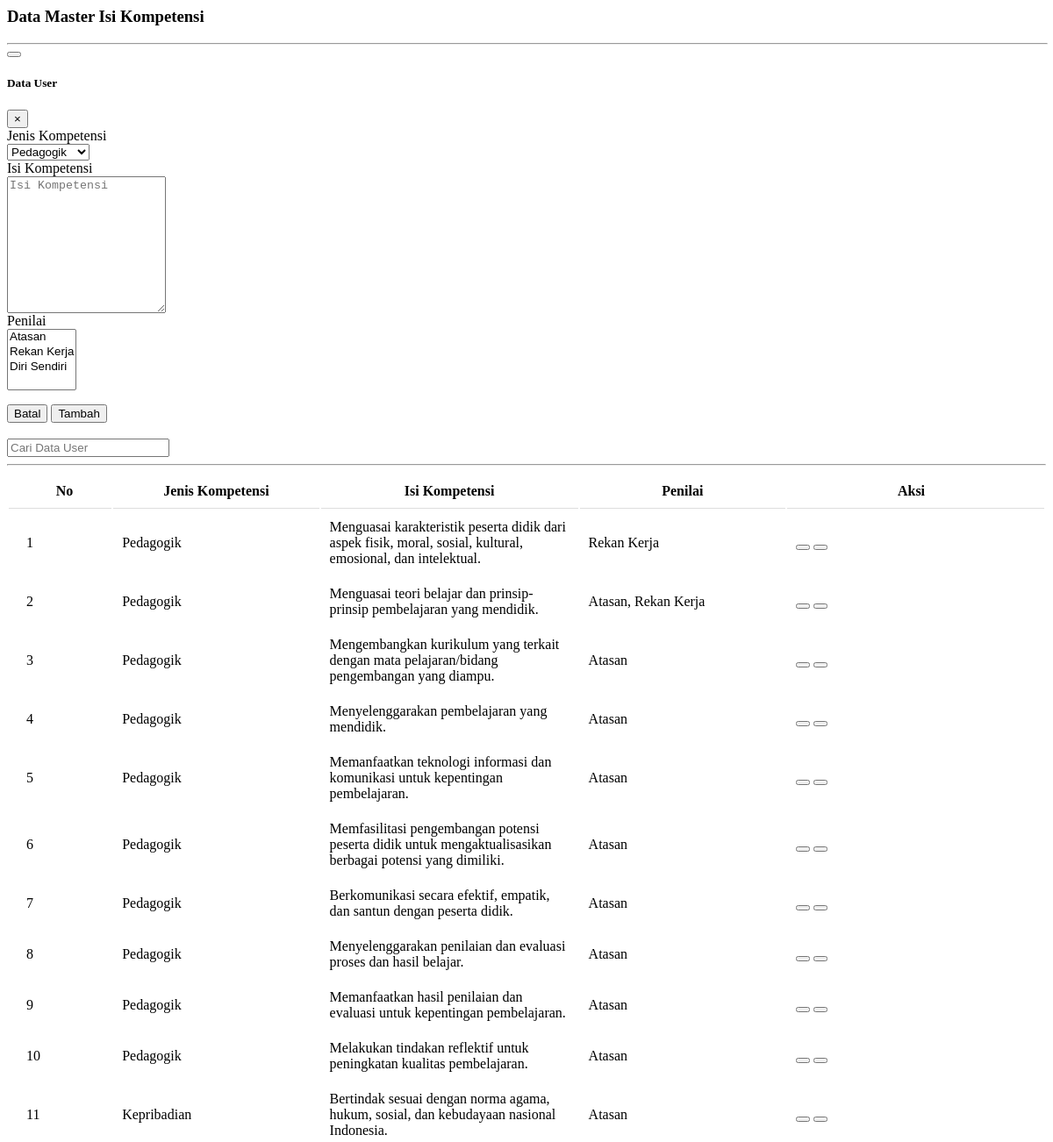
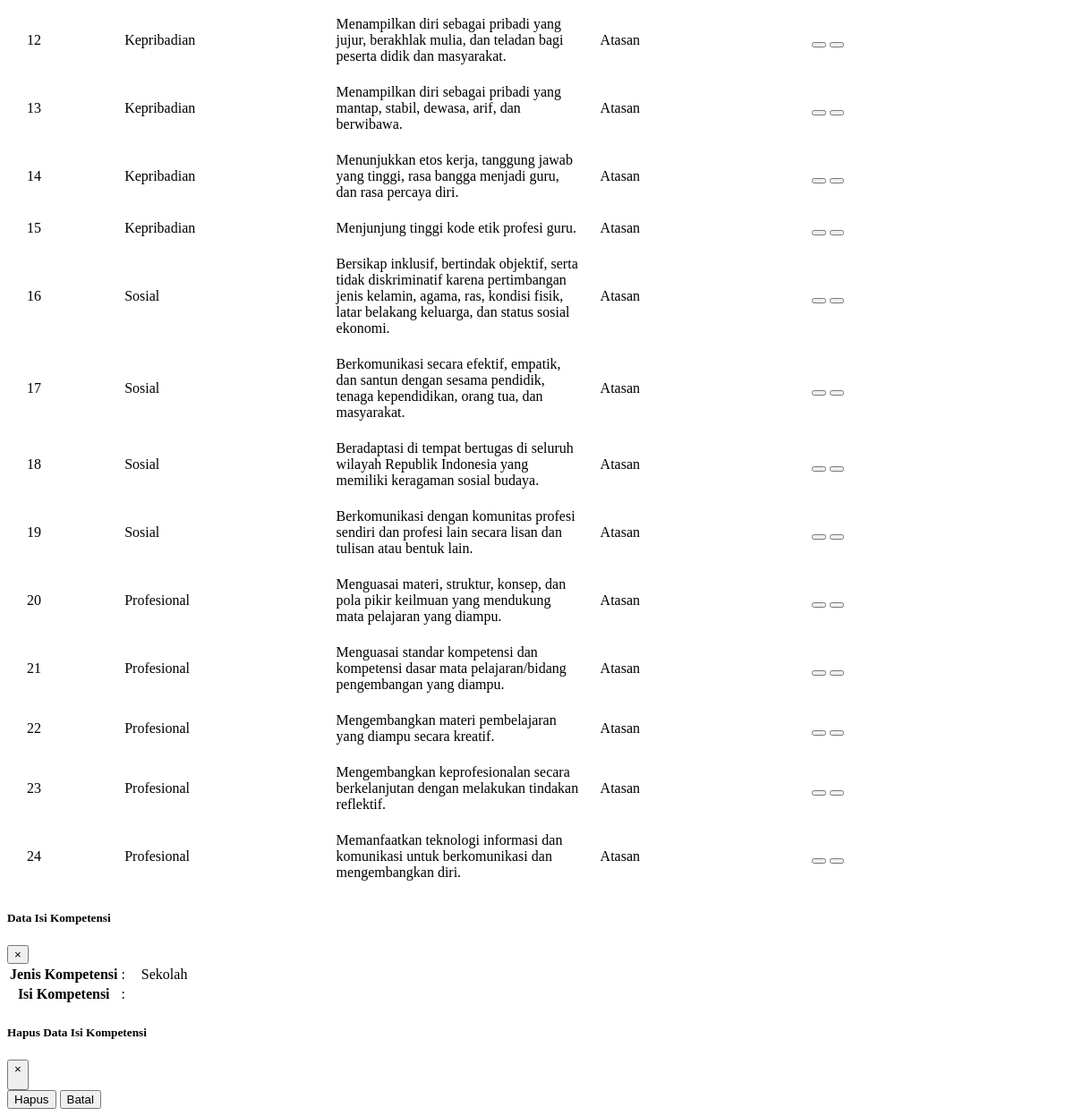
The page /admin/pages/misikom.php on the database its author committed (2 pictures, top to bottom).
### tables this page shows
CREATE TABLE IF NOT EXISTS `isi_kompetensi` (
  `id_isi` int(11) NOT NULL AUTO_INCREMENT,
  `id_kompetensi` int(11) DEFAULT NULL,
  `isi_kompetensi` text,
  `ket` varchar(50) DEFAULT NULL,
  PRIMARY KEY (`id_isi`),
  KEY `id_kompetensi` (`id_kompetensi`),
  CONSTRAINT `FK_isi_kompetensi_jenis_kompetensi` FOREIGN KEY (`id_kompetensi`) REFERENCES `jenis_kompetensi` (`id_kompetensi`) ON DELETE CASCADE ON UPDATE CASCADE
);

CREATE TABLE IF NOT EXISTS `jenis_kompetensi` (
  `id_kompetensi` int(11) NOT NULL AUTO_INCREMENT,
  `nama_kompetensi` varchar(50) DEFAULT '0',
  `bobot_kompetensi` int(11) DEFAULT '0',
  PRIMARY KEY (`id_kompetensi`)
);

### admin/pages/misikom.php (the view, shortened to what this page needs)
<link rel="stylesheet" href="assets/plugins/bootstrap-select/bootstrap-select.css">
<div class="container">
	<div class="row">
		<div class="col">
			<h3>Data Master Isi Kompetensi</h3>
		</div>
	</div>
	<hr class="bg-primary" width="100%">
	<div class="container">
		<div class="col-xs-12">
			<button type="button" class="btn btn-primary" data-toggle="modal" data-target="#exampleModal">
			</button>
			<?php
				$btn = "Tambah";
			?>
			<div class="modal fade" id="exampleModal" tabindex="-1" role="dialog" aria-labelledby="exampleModalLabel" aria-hidden="true">
			  	<div class="modal-dialog modal-lg" role="document">
				    <div class="modal-content">
				      	<div class="modal-header">
				        	<h5 class="modal-title" id="exampleModalLabel">Data User</h5>
					        <button type="button" class="close" data-dismiss="modal" aria-label="Close">
					          	<span aria-hidden="true">&times;</span>
					        </button>
				      	</div>
				     	<div class="modal-body">
					       	<form class="form-horizontal" method="post" action="modal/p_isi_kompetensi.php">
					       	 	<div class="form-group row">
								   	<label for="id_kompetensi" class="col-sm-3 col-form-label col-form-label-sm">Jenis Kompetensi</label>
								    <div class="col-sm-9">
							          	<select class="form-control form-control-sm" id="id_kompetensi" name="id_kompetensi">
							          		<?php
							          			$jb = mysql_query("SELECT * FROM jenis_kompetensi");
							          			while($rj = mysql_fetch_array($jb)){
							          		?>
									      	<option value="<?= $rj['id_kompetensi']?>" <?= isset($$rj['nama_kompetensi'])?"selected":''?> ><?= $rj['nama_kompetensi']; ?></option>
									   		<?php } ?>
									   	</select>
							    	</div>
							  	</div>
								<div class="form-group row">
									<label for="isi_kompetensi" class="col-sm-3 control-form-label col-form-label-sm">Isi Kompetensi</label>
									<div class="col-sm-9">
										<textarea class="form-control form-control-sm" id="isi_kompetensi" name="isi_kompetensi" placeholder="Isi Kompetensi" rows="10"><?= isset($isi_kompetensi)?$isi_kompetensi:""; ?></textarea>
									</div>
								</div>
								<div class="form-group row">
									<label for="ket" class="col-sm-3 control-form-label col-form-label-sm">Penilai</label>
									<div class="col-sm-9">
										<select class="form-control form-control-sm sel-penilai" multiple id="ket" name="ket">
							          		<option value="0">Atasan</option>
							          		<option value="1">Rekan Kerja</option>
							          		<option value="2">Diri Sendiri</option>
									   	</select>
									</div>
								</div>
				      	</div>
				      	<div class="modal-footer">
				        	<button type="button" class="btn btn-secondary" data-dismiss="modal">Batal</button>
				        	<input type="submit" class="btn btn-primary" value="<?= $btn; ?>" name="btnSimpan">
				      	</div>
				    </div>
			  	</div>
			</div>
		</div>
	</div>
	<br>
	<div class="container">
		<div class="row">
			<div class="col">
			<input type="search" class="form-control" data-table="order-table" placeholder="Cari Data User" />
			<hr>
				<table class="order-table dataTable" width="100%">
					<thead>
						<tr>
							<th width="10%">No</th>
							<th width="20%">Jenis Kompetensi</th>
							<th width="25%">Isi Kompetensi</th>
							<th>Penilai</th>
							<th width="25%">Aksi</th>
						</tr>
					</thead>
					<tbody>
						<?php
							$sql = "SELECT * FROM isi_kompetensi a JOIN jenis_kompetensi b ON a.id_kompetensi = b.id_kompetensi ORDER BY b.id_kompetensi ASC";
							$q = mysql_query($sql);
							$i=0;
							while($row = mysql_fetch_array($q)){
						?>
						<tr>
							<td><?= ++$i; ?></td>
							<td><?= $row['nama_kompetensi']; ?></td>
							<td><?= $row['isi_kompetensi']; ?></td>
							<td><?php
								$a = ['Atasan', 'Rekan Kerja', 'Diri Sendiri'];
								$ret = '';
								if($row['ket']!=''){
									$ket = explode(",", $row['ket']);
									$b = [];
									foreach ($ket as $k => $v) {
										array_push($b, $a[$v]);
									}
									$ret = join(", ", $b);
								}
								echo $ret;
							?></td>
							<td>
								<button class="btn btn-outline-info btn-sm btn_info" id="<?= $row['id_isi'];?>"><span data-feather="info"></span></button>
								<button href="#" class="btn btn-outline-danger btn-sm btn_hapus" id="<?= $row['id_isi'];?>"><span data-feather="trash-2"></span></button>
							</td>
						</tr>
						<?php } ?>
					</tbody>
				</table>
			</div>
		</div>
	</div>
</div>
<div class="modal fade infolengkap" tabindex="-1" role="dialog" aria-labelledby="mySmallModalLabel" aria-hidden="true">
  	<div class="modal-dialog modal-lg">
    	<div class="modal-content">
	      	<div class="modal-header">
		   	 	<h5 class="modal-title" id="exampleModalLabel">Data Isi Kompetensi</h5>
		      	<button type="button" class="close" data-dismiss="modal" aria-label="Close">
		        	<span aria-hidden="true">&times;</span>
		      	</button>
		    </div>
		    <div class="modal-body">
		     	<table class="table">
		     		<tr>
		     			<th width="30%">Jenis Kompetensi</th>
		     			<td width="5%"> : </td>
		     			<td id="td_jenis_kompetensi">  Sekolah </td>
		     		</tr>
		     		<tr>
		     			<th>Isi Kompetensi</th>
		     			<td> : </td>
		     			<td  id="td_isi_kompetensi">  </td>
		     		</tr>
		     	</table>
			</div>
    	</div>
  	</div>
</div>
<div class="modal fade hapusdata" tabindex="-1" role="dialog" aria-labelledby="mySmallModalLabel" aria-hidden="true">
  	<div class="modal-dialog modal-md">
    	<div class="modal-content">
      		<div class="modal-header">
		   	 	<h5 class="modal-title" id="exampleModalLabel">Hapus Data Isi Kompetensi</h5>
		      	<button type="button" class="close" data-dismiss="modal" aria-label="Close">
		        	<span aria-hidden="true">&times;</span>
		      	</button>
		    </div>
		    <div class="modal-body">
		    	<input type="submit" class="btn btn-danger btn_delete" name="btnDelete" value="Hapus">
		    	<button type="button" class="btn btn-secondary" data-dismiss="modal">Batal</button>
		    </div>
		</div>
  	</div>
</div>

### admin/pages/misikom.php (style rules this page uses)
.container table { width: 100%; font-size: 1rem; }
.container td, .container th { padding: 10px; }
.container td:first-child, .container th:first-child { padding-left: 20px; }
.container td:last-child, .container th:last-child { padding-right: 20px; }
.container th { border-bottom: 1px solid #ddd; position: relative; }

### rows shown on the page
isi_kompetensi: id_kompetensi.nama_kompetensi "Pedagogik", isi_kompetensi "Menguasai karakteristik peserta didik dari aspek fisik, moral, sosial, kultural, emosional, dan intelektual.", ret "Rekan Kerja"
isi_kompetensi: id_kompetensi.nama_kompetensi "Pedagogik", isi_kompetensi "Menguasai teori belajar dan prinsip-prinsip pembelajaran yang mendidik.", ret "Atasan, Rekan Kerja"
isi_kompetensi: id_kompetensi.nama_kompetensi "Pedagogik", isi_kompetensi "Mengembangkan kurikulum yang terkait dengan mata pelajaran/bidang pengembangan yang diampu.", ret "Atasan"
isi_kompetensi: id_kompetensi.nama_kompetensi "Pedagogik", isi_kompetensi "Menyelenggarakan pembelajaran yang mendidik.", ret "Atasan"
isi_kompetensi: id_kompetensi.nama_kompetensi "Pedagogik", isi_kompetensi "Memanfaatkan teknologi informasi dan komunikasi untuk kepentingan pembelajaran.", ret "Atasan"
isi_kompetensi: id_kompetensi.nama_kompetensi "Pedagogik", isi_kompetensi "Memfasilitasi pengembangan potensi peserta didik untuk mengaktualisasikan berbagai potensi yang dimiliki.", ret "Atasan"
isi_kompetensi: id_kompetensi.nama_kompetensi "Pedagogik", isi_kompetensi "Berkomunikasi secara efektif, empatik, dan santun dengan peserta didik.", ret "Atasan"
isi_kompetensi: id_kompetensi.nama_kompetensi "Pedagogik", isi_kompetensi "Menyelenggarakan penilaian dan evaluasi proses dan hasil belajar.", ret "Atasan"
isi_kompetensi: id_kompetensi.nama_kompetensi "Pedagogik", isi_kompetensi "Memanfaatkan hasil penilaian dan evaluasi untuk kepentingan pembelajaran.", ret "Atasan"
isi_kompetensi: id_kompetensi.nama_kompetensi "Pedagogik", isi_kompetensi "Melakukan tindakan reflektif untuk peningkatan kualitas pembelajaran.", ret "Atasan"
isi_kompetensi: id_kompetensi.nama_kompetensi "Kepribadian", isi_kompetensi "Bertindak sesuai dengan norma agama, hukum, sosial, dan kebudayaan nasional Indonesia.", ret "Atasan"
isi_kompetensi: id_kompetensi.nama_kompetensi "Kepribadian", isi_kompetensi "Menampilkan diri sebagai pribadi yang jujur, berakhlak mulia, dan teladan bagi peserta didik dan masyarakat.", ret "Atasan"
isi_kompetensi: id_kompetensi.nama_kompetensi "Kepribadian", isi_kompetensi "Menampilkan diri sebagai pribadi yang mantap, stabil, dewasa, arif, dan berwibawa.", ret "Atasan"
isi_kompetensi: id_kompetensi.nama_kompetensi "Kepribadian", isi_kompetensi "Menunjukkan etos kerja, tanggung jawab yang tinggi, rasa bangga menjadi guru, dan rasa percaya diri.", ret "Atasan"
isi_kompetensi: id_kompetensi.nama_kompetensi "Kepribadian", isi_kompetensi "Menjunjung tinggi kode etik profesi guru.", ret "Atasan"
isi_kompetensi: id_kompetensi.nama_kompetensi "Sosial", isi_kompetensi "Bersikap inklusif, bertindak objektif, serta tidak diskriminatif karena pertimbangan jenis kelamin, agama, ras, kondisi fisik, latar belakang keluarga, dan status sosial ekonomi.", ret "Atasan"
isi_kompetensi: id_kompetensi.nama_kompetensi "Sosial", isi_kompetensi "Berkomunikasi secara efektif, empatik, dan santun dengan sesama pendidik, tenaga kependidikan, orang tua, dan masyarakat.", ret "Atasan"
isi_kompetensi: id_kompetensi.nama_kompetensi "Sosial", isi_kompetensi "Beradaptasi di tempat bertugas di seluruh wilayah Republik Indonesia yang memiliki keragaman sosial budaya.", ret "Atasan"
isi_kompetensi: id_kompetensi.nama_kompetensi "Sosial", isi_kompetensi "Berkomunikasi dengan komunitas profesi sendiri dan profesi lain secara lisan dan tulisan atau bentuk lain.", ret "Atasan"
isi_kompetensi: id_kompetensi.nama_kompetensi "Profesional", isi_kompetensi "Menguasai materi, struktur, konsep, dan pola pikir keilmuan yang mendukung mata pelajaran yang diampu.", ret "Atasan"
isi_kompetensi: id_kompetensi.nama_kompetensi "Profesional", isi_kompetensi "Menguasai standar kompetensi dan kompetensi dasar mata pelajaran/bidang pengembangan yang diampu.", ret "Atasan"
isi_kompetensi: id_kompetensi.nama_kompetensi "Profesional", isi_kompetensi "Mengembangkan materi pembelajaran yang diampu secara kreatif.", ret "Atasan"
isi_kompetensi: id_kompetensi.nama_kompetensi "Profesional", isi_kompetensi "Mengembangkan keprofesionalan secara berkelanjutan dengan melakukan tindakan reflektif.", ret "Atasan"
isi_kompetensi: id_kompetensi.nama_kompetensi "Profesional", isi_kompetensi "Memanfaatkan teknologi informasi dan komunikasi untuk berkomunikasi dan mengembangkan diri.", ret "Atasan"

### other values the page prints
form field id_kompetensi "Pedagogik"
